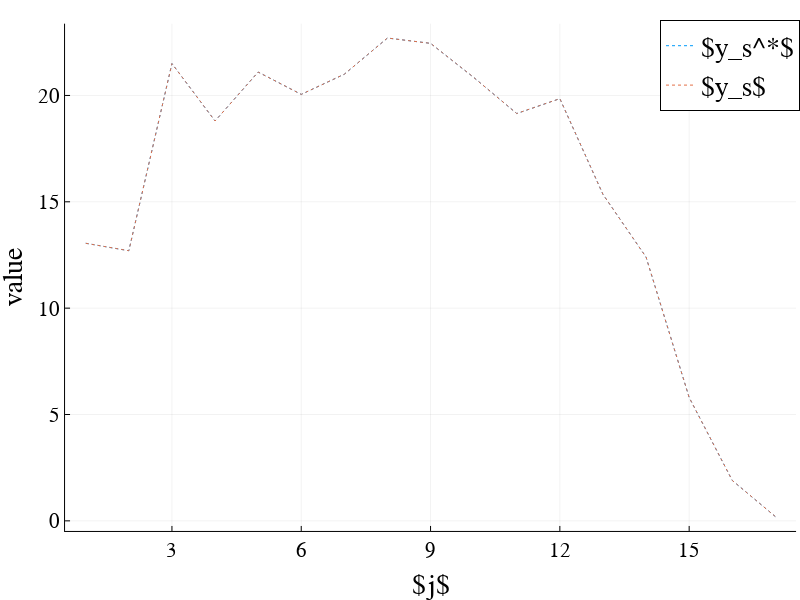

Here is the notebook cell this chart was saved with:
### Code cell
series_color = palette(:default)
fig = generate_empty(cc.bool_use_html)
plot!(
    1:n, yₛ,
    label=L"$y_s^*$",
    linewidth=1,
    linestyle=:dot,
)
plot!(
    1:n, r.y,
    label=L"$y_s$",
    linewidth=1,
    linestyle=:dot,
)
fig

### Figure 1 — Plotly figure (JSON) as saved in the notebook; plotly's stock layout.template omitted (floating-point values rounded to 4 significant figures)
{"data": [{"colorbar": {"len": 0.9059, "title": "", "x": 0.9951, "y": 0.5405}, "legendgroup": "$y_s^*$", "line": {"color": "rgba(0, 154, 250, 1.000)", "dash": "dot", "shape": "linear", "width": 1}, "mode": "lines", "name": "$y_s^*$", "showlegend": true, "type": "scatter", "x": [1, 2, 3, 4, 5, 6, 7, 8, 9, 10, 11, 12, 13, 14, 15, 16, 17], "xaxis": "x", "y": [13.05, 12.7, 21.5, 18.8, 21.1, 20.05, 21, 22.7, 22.45, 20.85, 19.15, 19.85, 15.35, 12.4, 5.8, 1.9, 0.2], "yaxis": "y"}, {"colorbar": {"len": 0.9059, "title": "", "x": 0.9951, "y": 0.5405}, "legendgroup": "$y_s$", "line": {"color": "rgba(227, 111, 71, 1.000)", "dash": "dot", "shape": "linear", "width": 1}, "mode": "lines", "name": "$y_s$", "showlegend": true, "type": "scatter", "x": [1, 2, 3, 4, 5, 6, 7, 8, 9, 10, 11, 12, 13, 14, 15, 16, 17], "xaxis": "x", "y": [13.05, 12.7, 21.5, 18.8, 21.1, 20.05, 21.0, 22.7, 22.45, 20.85, 19.15, 19.85, 15.35, 12.4, 5.8, 1.9, 0.2], "yaxis": "y"}], "layout": {"annotations": [], "height": 600, "include_mathjax": "cdn", "legend": {"bgcolor": "rgba(255, 255, 255, 1.000)", "bordercolor": "rgba(0, 0, 0, 1.000)", "borderwidth": 1, "font": {"color": "rgba(0, 0, 0, 1.000)", "family": "sans-serif", "size": 28}, "title": {"font": {"color": "rgba(0, 0, 0, 1.000)", "family": "sans-serif", "size": 15}, "text": ""}, "tracegroupgap": 0, "traceorder": "normal", "x": 1, "xanchor": "right", "y": 1, "yanchor": "top"}, "margin": {"b": 20, "l": 0, "r": 0, "t": 20}, "paper_bgcolor": "rgba(255, 255, 255, 1.000)", "plot_bgcolor": "rgba(255, 255, 255, 1.000)", "showlegend": true, "width": 800, "xaxis": {"anchor": "y", "domain": [0.08131, 0.9951], "gridcolor": "rgba(0, 0, 0, 0.100)", "gridwidth": 0.5, "linecolor": "rgba(0, 0, 0, 1.000)", "mirror": false, "range": [0.52, 17.48], "showgrid": true, "showline": true, "showticklabels": true, "tickangle": 0, "tickcolor": "rgb(0, 0, 0)", "tickfont": {"color": "rgba(0, 0, 0, 1.000)", "family": "sans-serif", "size": 21}, "tickmode": "array", "ticks": "inside", "ticktext": ["3", "6", "9", "12", "15"], "tickvals": [3, 6, 9, 12, 15], "title": "$j$", "titlefont": {"color": "rgba(0, 0, 0, 1.000)", "family": "sans-serif", "size": 28}, "type": "-", "visible": true, "zeroline": false, "zerolinecolor": "rgba(0, 0, 0, 1.000)"}, "yaxis": {"anchor": "x", "domain": [0.08758, 0.9934], "gridcolor": "rgba(0, 0, 0, 0.100)", "gridwidth": 0.5, "linecolor": "rgba(0, 0, 0, 1.000)", "mirror": false, "range": [-0.475, 23.38], "showgrid": true, "showline": true, "showticklabels": true, "tickangle": 0, "tickcolor": "rgb(0, 0, 0)", "tickfont": {"color": "rgba(0, 0, 0, 1.000)", "family": "sans-serif", "size": 21}, "tickmode": "array", "ticks": "inside", "ticktext": ["0", "5", "10", "15", "20"], "tickvals": [0, 5, 10, 15, 20], "title": "value", "titlefont": {"color": "rgba(0, 0, 0, 1.000)", "family": "sans-serif", "size": 28}, "type": "-", "visible": true, "zeroline": false, "zerolinecolor": "rgba(0, 0, 0, 1.000)"}}}
